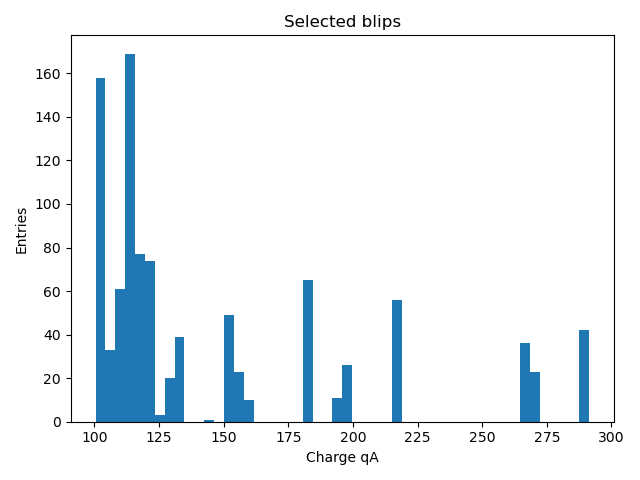

The script that drew this image:
import uproot
import numpy as np
import matplotlib.pyplot as plt

# Open ROOT file
file = uproot.open("/home/shana/000001_ana_hist_2025-06-03T_003735Z.root")

# Get match tree
tree = file["pdblipana/BlipRecoAlg/matchtree"]

# Read branches
qA = tree["qA"].array(library="np")
dt = tree["dt"].array(library="np")

# Event-by-event cuts
mask = (qA > 100) & (dt < 10)

print("Total entries:", len(qA))
print("Selected events:", mask.sum())

# PLOTTING (ADD HERE)
plt.hist(qA[mask], bins=50)
plt.xlabel("Charge qA")
plt.ylabel("Entries")
plt.title("Selected blips")
plt.tight_layout()
plt.show()
